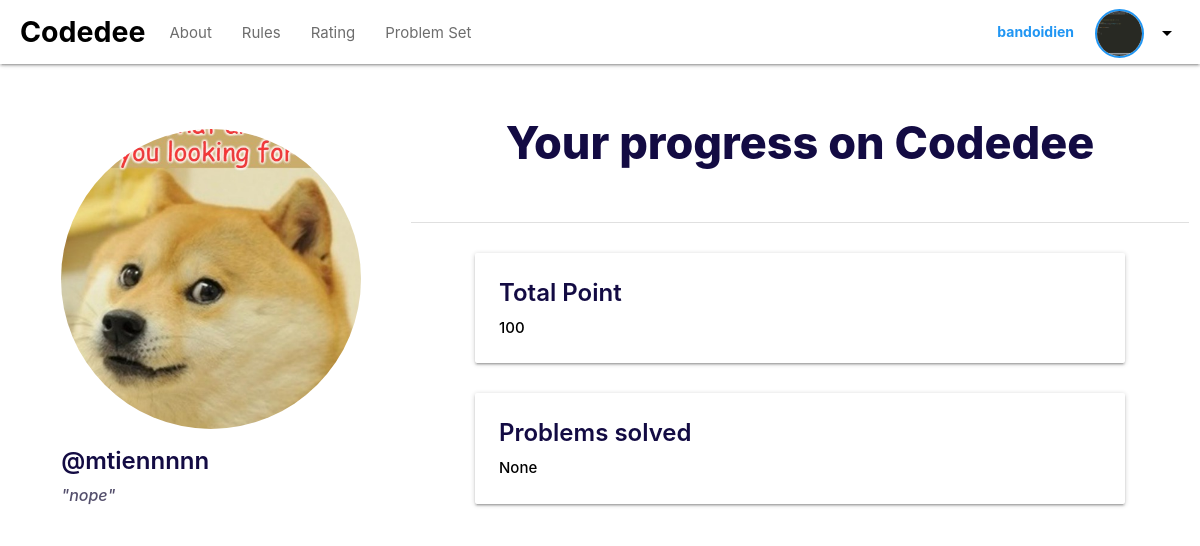
Page /profile/mtiennnnn/ (signed in) on the committed database.
### home/models.py (models this page shows)
class User(AbstractUser):
    username = models.CharField(unique=True, max_length=200, null=True)
    bio = models.TextField(null=False, default="Hello Codedee User", blank=True)
    avatar = models.ImageField(null=True, default="avatar.png", blank=False)
    points = models.IntegerField(null=False, default=100, blank=False)

### home/views.py (the view)
# urls.py: path('profile/<str:username>/', views.userProfile, name='profile'),
def userProfile(request, username):
    user = User.objects.get(username=username)
    context = {'user': user}
    return render(request, 'pages/profile.html', context)

### home/templates/pages/profile.html (shortened to what this page needs)
{% extends 'pages/index.html' %}
{% block main-container-content %}
{% load static %}
    <div class="row">
        <div class="col s4">
            {% include 'pages/user_profile.html' %}
        </div>
        <div class="col s8">
            <div class="profile_page">
                <div class="profile_header">
                    <p class="big-message-main-page">Your progress on Codedee</p>
                </div>
                <div class="divider">
                </div>
                <div class="profile_body">
                    <div class="profile_card">
                        <div class="card">
                             <div class="card-content white-text">
                               <span class="card-title">Total Point</span>
                               <p class="card-text">{{ user.points }}</p>
                             </div>
                        </div>
                        <div class="card">
                            <div class="card-content white-text">
                              <span class="card-title">Problems solved</span>
                              <p class="card-text">None</p>
                            </div>
                       </div>
                    </div>
                </div>
            </div>
        </div>
    </div>
{% endblock %}

### home/templates/pages/navbar.html (shortened to what this page needs)
<div class="navbar-fixed">
    <nav>
      <div class="nav-wrapper white darken-2 custom-shadow">
        <a href="{% url 'index' %}" class="brand-logo black-text left">Codedee</a>
        <div class="nav-elements">
          <ul class="left">
            <li><a href="{% url 'about' %}" class="waves-effect waves-teal {% if request.resolver_match.url_name == 'about' %}blue-text active-nav-ele{% endif %}" style="color:#6D6D6D;">About</a></li>
            <li><a href="{% url 'rules' %}" class="waves-effect waves-teal {% if request.resolver_match.url_name == 'rules' %}blue-text active-nav-ele{% endif %}" style="color:#6D6D6D;">Rules</a></li>
            <li><a href="{% url 'ranking' %}" class="waves-effect waves-teal {% if request.resolver_match.url_name == 'ranking' %}blue-text active-nav-ele{% endif %}" style="color:#6D6D6D;">Rating</a></li>
            <li><a href="{% url 'problem_set' %}" class="waves-effect waves-teal {% if request.resolver_match.url_name == 'problem_set' %}blue-text active-nav-ele{% endif %}" style="color:#6D6D6D;">Problem Set</a></li>
          </ul>
          <ul class="right hide-on-med-and-down">
            {% if request.user.is_authenticated %}
              <li><a href="{% url 'profile' request.user.username %}" class="btn-flat sign-in-float-btn waves-effect waves-light" style="text-transform: none;margin-right: -10px;">{{request.user.username}}</a></li>
              <li>{% include 'pages/dropdown_profile.html' %}</li>
            {% else %}
              <li><a href="{% url 'login' %}" class="btn-flat sign-in-float-btn waves-effect waves-light" style="text-transform: none;margin-right: -10px;">Log in</a></li>
              <li><a href="{% url 'register' %}" class="waves-effect waves-light blue btn sign-up-btn">Register</a></li>
            {% endif %}
          </ul>
        </div>
      </div>
    </nav>
  </div>

### home/templates/pages/dropdown_profile.html (shortened to what this page needs)
    <div class="hmm">
        <div class="dropdown_header">
            <a href='{% url 'profile' request.user.username %}'>
                <div class="dropdown_avatar avatar--medium">
                    <img src="{{ request.user.avatar.url }}"/>
                </div>
            </a>
            <button class="dropdown-trigger" data-target="dropdown1">
                <i class="material-icons">arrow_drop_down</i>
            </button>
        </div>

### home/templates/pages/user_profile.html (shortened to what this page needs)
<div class="user_profile">
    <div class="user_avatar">
        <img src="{{ user.avatar.url }}">
    </div>
    <div class="user_name">
        <p>@{{ user.username }}</p>
    </div>
    <div class="user_bio">
        <p>"{{ user.bio }}"</p>
    </div>
</div>

### rows in the picture
User: user.username "bandoidien", user.avatar (picture)
User: avatar (picture), username "mtiennnnn", bio "nope", points "100"
